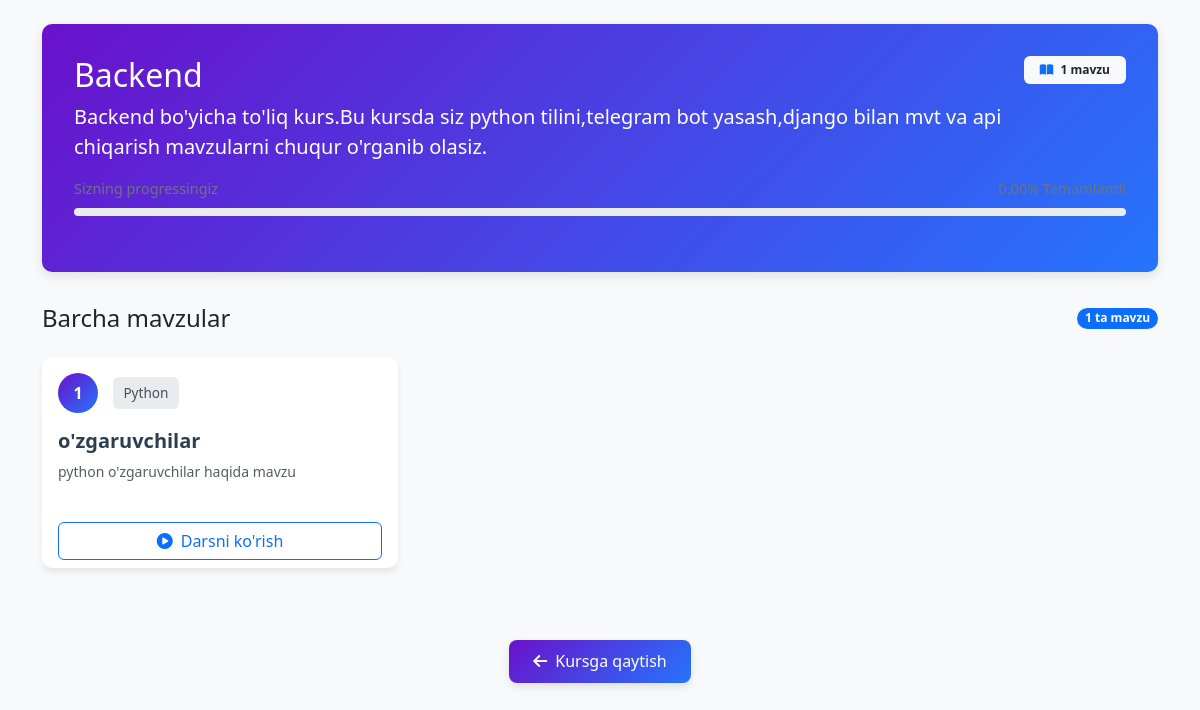
/courses/courses/1/topics/ (signed in), run on an earlier commit of the app's database.
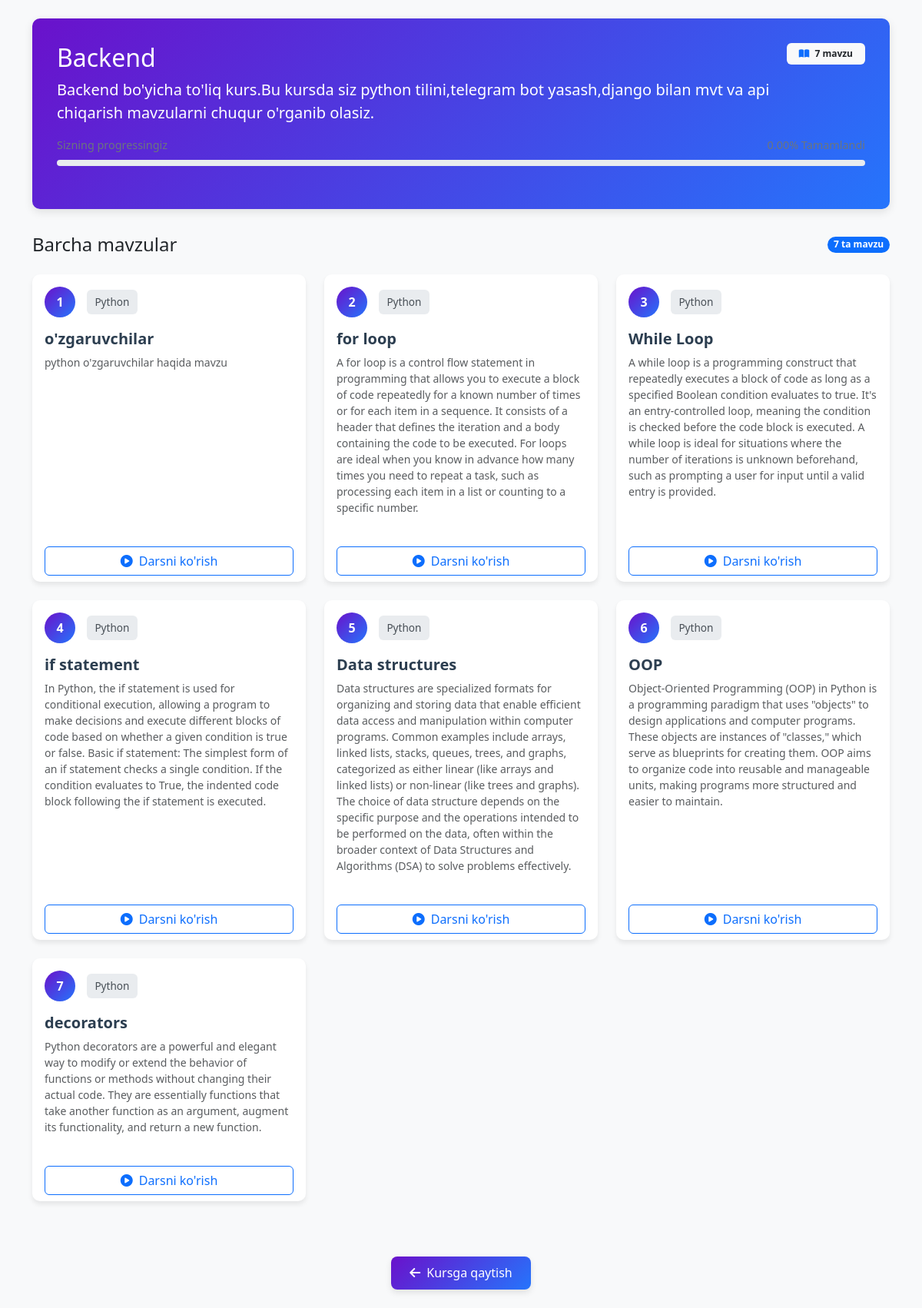
And on a later commit of the database.
### courses/models.py (models this page shows, shortened)
class Topic(models.Model):
    module = models.ForeignKey(Module, related_name="topics", on_delete=models.CASCADE)
    title = models.CharField(max_length=200)
    description = models.TextField(blank=True)

class Module(models.Model):
    course = models.ForeignKey(Course, related_name="modules", on_delete=models.CASCADE)
    title = models.CharField(max_length=200)
    description = models.TextField(blank=True)

### courses/views.py (the view)
# urls.py: path('courses/<int:pk>/topics/', views.topic_list, name='topic_list'),  # endi Course.pk bo‘yicha
@login_required
def topic_list(request, pk, module_id=None):
    course = get_object_or_404(Course, pk=pk)
    modules = course.modules.all()
    if module_id:
        active_module = get_object_or_404(Module, pk=module_id, course=course)
        topics = Topic.objects.filter(module=active_module)
    else:
        active_module = None
        topics = Topic.objects.filter(module__course=course)
    enrollment = Enrollment.objects.filter(user=request.user, course=course).first()
    return render(request, "topic_list.html", {
        "course": course,
        "topics": topics,
        "modules": modules,
        "active_module": active_module,
        "enrollment": enrollment
    })

### courses/templates/topic_list.html (shortened to what this page needs)
<!DOCTYPE html>
<html lang="uz">
<head>
    <link href="https://cdn.jsdelivr.net/npm/bootstrap@5.3.2/dist/css/bootstrap.min.css" rel="stylesheet">
    <link rel="stylesheet" href="https://cdnjs.cloudflare.com/ajax/libs/font-awesome/6.4.0/css/all.min.css">
</head>
<body>
    <div class="container py-4">
        <div class="course-header">
            <div class="d-flex justify-content-between align-items-start">
                <div>
                    <h2 class="mb-2">{{ course.title }}</h2>
                    <p class="lead mb-0">{{ course.description }}</p>
                </div>
                <div>
                    <span class="badge bg-light text-dark px-3 py-2">
                        <i class="fas fa-book-open me-1 text-primary"></i>
                        {{ topics.count }} mavzu
                    </span>
                </div>
            </div>
            {% if enrollment %}
            <div class="progress-container mt-3">
                <div class="progress-text">
                    <span>Sizning progressingiz</span>
                    <span>{{ enrollment.progress }}% Tamamlandi</span>
                </div>
                <div class="progress-bar">
                </div>
            </div>
            {% endif %}
        </div>
        <div class="d-flex justify-content-between align-items-center mb-4">
            <h4 class="mb-0">
                {% if active_module %}
                    "{{ active_module.title }}" moduli mavzulari
                {% else %}
                    Barcha mavzular
                {% endif %}
            </h4>
            <span class="badge bg-primary rounded-pill">{{ topics.count }} ta mavzu</span>
        </div>
        {% if topics %}
            <div class="row">
                {% for topic in topics %}
                <div class="col-lg-6 col-xl-4 mb-4">
                    <div class="topic-card card h-100">
                        <div class="card-body">
                            <div class="d-flex align-items-center mb-3">
                                <div class="topic-number">{{ forloop.counter }}</div>
                                <span class="module-badge">{{ topic.module.title }}</span>
                            </div>
                            <h5 class="card-title">{{ topic.title }}</h5>
                            <p class="card-text text-muted small">{{ topic.description|default:"Tavsif mavjud emas" }}</p>
                        </div>
                        <div class="card-footer bg-transparent border-0 pt-0">
                            <a href="{% url 'topic_detail' course.pk topic.id %}" class="btn btn-outline-primary w-100">
                                <i class="fas fa-play-circle me-2"></i>Darsni ko'rish
                            </a>
                        </div>
                    </div>
                </div>
                {% endfor %}
            </div>
        {% else %}
            <div class="empty-state">
                <i class="fas fa-folder-open"></i>
                <h4>Hozircha mavzular mavjud emas</h4>
                <p class="text-muted">Kurs mavzulari tez orada qo'shiladi</p>
            </div>
        {% endif %}
        <div class="text-center mt-5">
            <a href="{% url 'continue_learning' course.pk %}" class="btn btn-back text-white">
                <i class="fas fa-arrow-left me-2"></i>Kursga qaytish
            </a>
        </div>
    </div>
</body>
</html>

What changed in the data, as far as the page shows it:
added Topic: module "Python", title "for loop", description "A for loop is a control flow statement in programming that allows you to execute a block of code repeatedly for a known number of times or for each item in a sequence. It consists of a header that defines the iteration and a body containing the code to be executed. For loops are ideal when you know in advance how many times you need to repeat a task, such as processing each item in a list or counting to a specific number."
added Topic: module "Python", title "While Loop", description "A while loop is a programming construct that repeatedly executes a block of code as long as a specified Boolean condition evaluates to true. It's an entry-controlled loop, meaning the condition is checked before the code block is executed. A while loop is ideal for situations where the number of iterations is unknown beforehand, such as prompting a user for input until a valid entry is provided."
added Topic: module "Python", title "if statement", description "In Python, the if statement is used for conditional execution, allowing a program to make decisions and execute different blocks of code based on whether a given condition is true or false. Basic if statement: The simplest form of an if statement checks a single condition. If the condition evaluates to True, the indented code block following the if statement is executed."
added Topic: module "Python", title "Data structures", description "Data structures are specialized formats for organizing and storing data that enable efficient data access and manipulation within computer programs. Common examples include arrays, linked lists, stacks, queues, trees, and graphs, categorized as either linear (like arrays and linked lists) or non-linear (like trees and graphs). The choice of data structure depends on the specific purpose and the operations intended to be performed on the data, often within the broader context of Data Structures and Algorithms (DSA) to solve problems effectively."
added Topic: module "Python", title "OOP", description "Object-Oriented Programming (OOP) in Python is a programming paradigm that uses \"objects\" to design applications and computer programs. These objects are instances of \"classes,\" which serve as blueprints for creating them. OOP aims to organize code into reusable and manageable units, making programs more structured and easier to maintain."
added Topic: module "Python", title "decorators", description "Python decorators are a powerful and elegant way to modify or extend the behavior of functions or methods without changing their actual code. They are essentially functions that take another function as an argument, augment its functionality, and return a new function."
Also different on the page:
{{ topics.count }}: "1" → "7"
